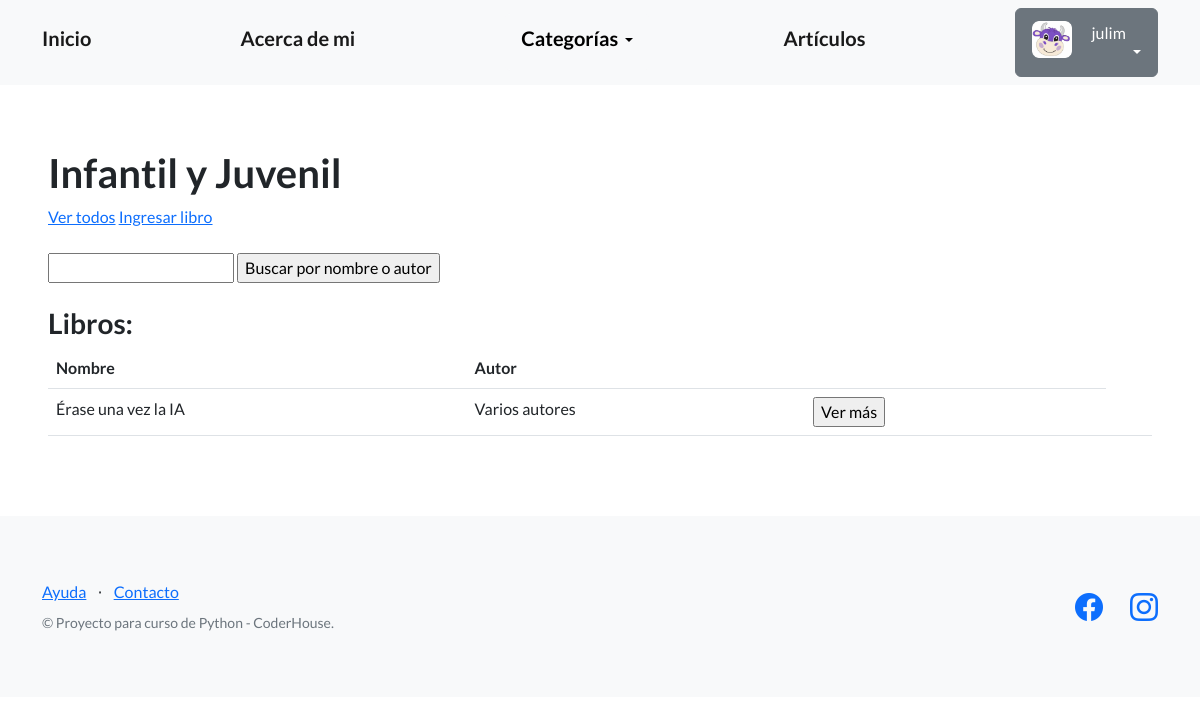
Page /libros/infantil-y-juvenil/ (signed in) on the earlier database version.
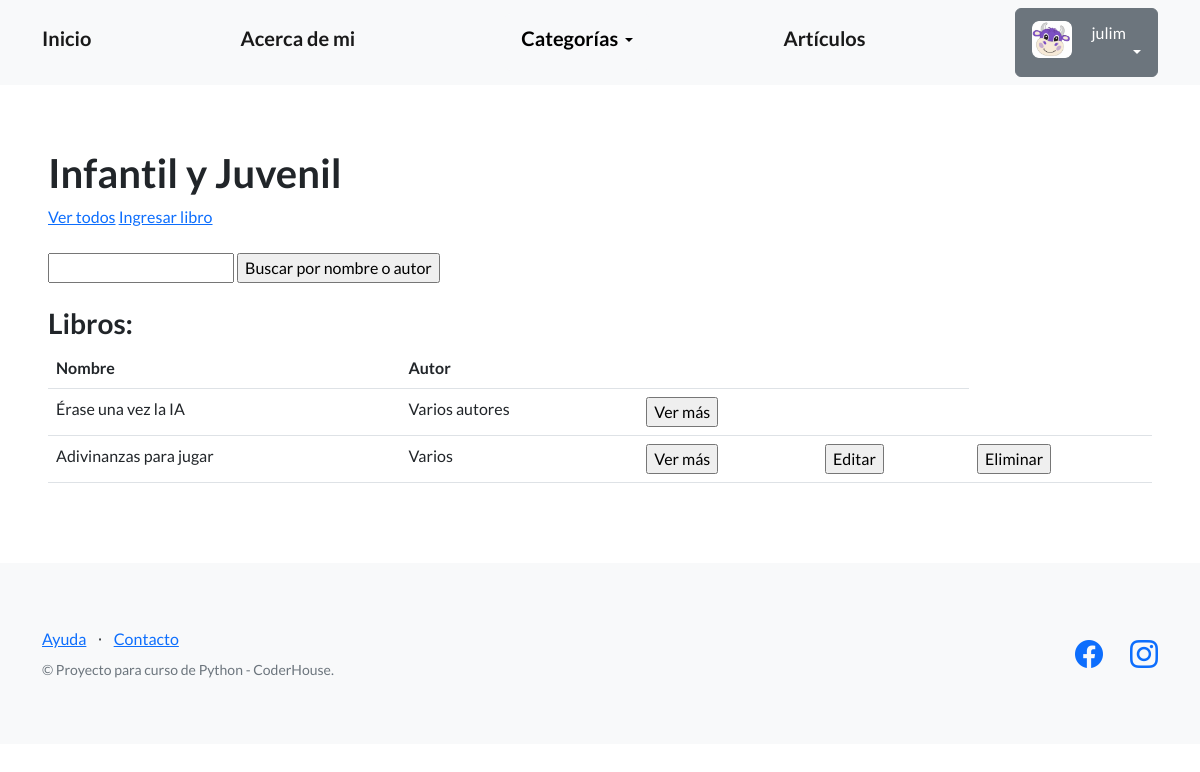
Same page on the later database version.
### categorias_libros/models.py (models this page shows, shortened)
class InfantilYJuvenil(models.Model):
    genero = models.CharField(max_length=256)
    nombre = models.CharField(max_length=256)
    autor = models.CharField(max_length=256)
    año_publicacion = models.IntegerField(blank=True, null=True)
    sinopsis = models.TextField(null=True)
    creador = models.ForeignKey(User, on_delete=models.SET_NULL, null=True)

### categorias_libros/views.py (the view)
# urls.py: path('infantil-y-juvenil/', listar_libros_infantil, name="infantil-y-juvenil"),
def listar_libros_infantil(request):
    contexto = {
        "libros_infantil": InfantilYJuvenil.objects.all()
    }
    http_response = render(
        request=request,
        template_name='categorias_libros/lista_libros_infantil.html',
        context=contexto
    )
    return http_response

### categorias_libros/templates/categorias_libros/lista_libros_infantil.html (shortened to what this page needs)
{% extends "base.html" %}
{% block contenido %}
<h1>
  Infantil y Juvenil
</h1>
<a href="{% url 'infantil-y-juvenil' %}">Ver todos</a>
<a href="{% url 'ingresar_libro_infantil' %}">Ingresar libro</a>
<br><br>
<form action="{% url 'buscar_libro_infantil' %}" method="post">
  <input type="text" name = "busqueda">
  <input type="submit" value="Buscar por nombre o autor">
</form>
<br>
<h3>Libros:</h3>
{% if libros_infantil %}
<table class="table">
  <tbody>
    <tr>
      <th>Nombre</th>
      <th>Autor</th>
      <th></th>
      <th></th>
    </tr>
    {% for libro in libros_infantil %}
    <tr>
      <td>{{libro.nombre}}</td>
      <td>{{libro.autor}}</td>
      <td>
        <form action="{% url 'detalles_infantil' libro.id %}">
          <input type="submit" class "btn btn-link" value="Ver más"/>
        </form>
      </td>
      <td>
        {% if user == libro.creador %}
        <form action="{% url 'editar_infantil' libro.id %}">
          <input type="submit" class "btn btn-link" value="Editar"/>
        </form>
        {% endif %}
      </td>
      <td>
        {% if user == libro.creador %}
        <form action="{% url 'eliminar_infantil' libro.id %}" method="post">
          <input type="submit" class "btn btn-link" value="Eliminar"/>
        </form>
        {% endif %}
      </td>
    </tr>
    {% endfor %}
  </tbody>
</table>
{% else %}
<p>No hay elementos aún</p>
{% endif %}
{% endblock contenido %}

Differences in the rows shown:
added InfantilYJuvenil: nombre "Adivinanzas para jugar", autor "Varios"
